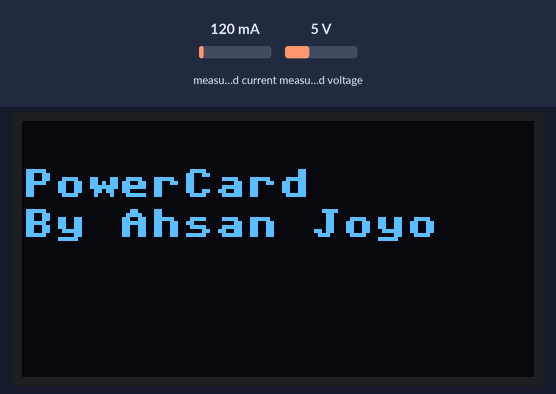
Simulated run of this program. Board: Raspberry Pi Pico running MicroPython. Shown: 128×64 one-colour display. The test bench sets the inputs (shaded band); at power-on: measured current 120 mA, measured voltage 5 V. Library files of the repository ran but are not shown: ssd1306.py.

Above: at 1.2 s.
1.3 s: measured current set to 500 mA
At 3.6 s:
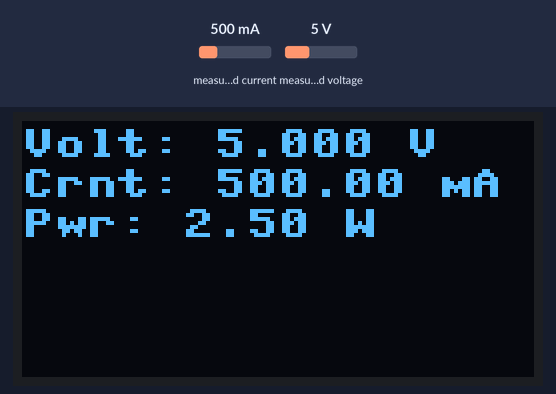
4.5 s: measured voltage set to 0.3 V
At 5.8 s:
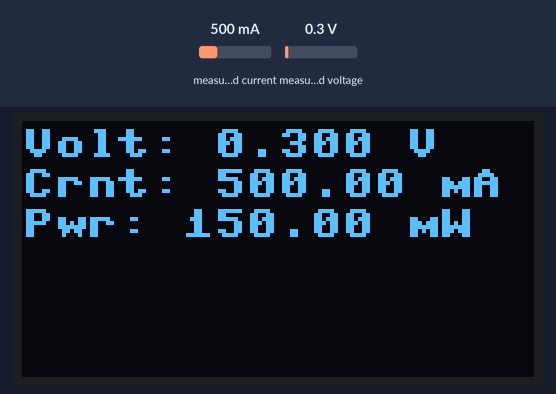
6.6 s: measured current set to 1000 mA
At 8.0 s:
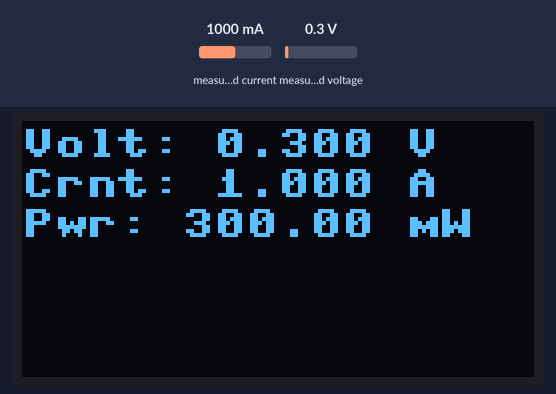
8.6 s: measured voltage set to 0.8 V
10.7 s: measured voltage set to 1.1 V
At 12.4 s:
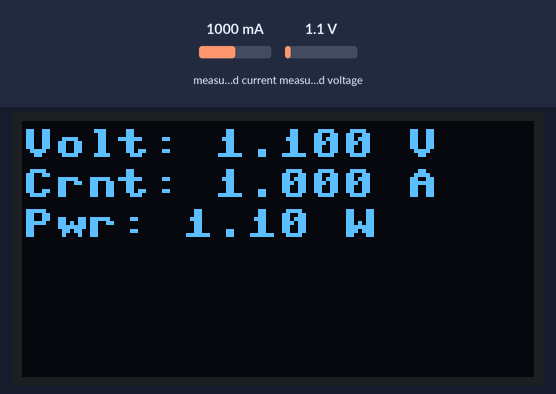
Timing chart, 0 to 13.7 s (numbered marks = the images above; inputs shaded):
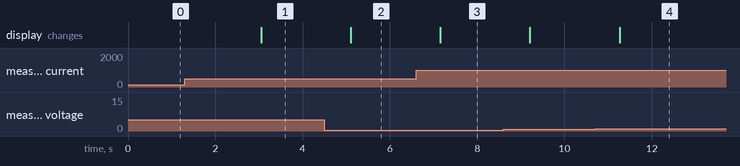

The program:

main.py
```python
# Import from library saved on Pico
from ina219 import INA219
from ssd1306 import SSD1306_I2C

# INA219 modules
import machine
from machine import Pin, I2C
import time

# Const addresses for I2C devices
I2C_ADDR = const(0x3c)
I2C_ADDR_INA = const(0x40) # note: 0x40 is default hardware I2C address for INA219

# SSD1306 screen initialization (400 khz)
i2c_ssd1306 = machine.I2C(0, sda=machine.Pin(0), scl=machine.Pin(1), freq=400000)
oled = SSD1306_I2C(128, 64, i2c_ssd1306, addr=I2C_ADDR) # <- change y-value based on your screen (32 or 64)

# INA219 sensor initialization (400khz)
i2c_ina219 = machine.I2C(0, sda=machine.Pin(0), scl=machine.Pin(1), freq=400000)
sensor = INA219(i2c_ina219, addr=I2C_ADDR_INA)
sensor.set_calibration_16V_400mA()

bootnum = 1 # counter for boot animation

#time.sleep(1.5) # delay for hardware firing, (omit?)

# Main Loop
while True:
    oled.fill(0)  # Wipe screen buffer clear

    if bootnum == 1:
            oled.text("PowerCard", 0, 12, 1)
            oled.text("By Ahsan Joyo", 0, 22, 1)
            oled.show()
            time.sleep(3)
            bootnum = 0
            oled.fill(0)
        # else statement? or will it cause unnecessary delay/computing?

    # Sensor data
    voltage = sensor.bus_voltage
    current_mA = sensor.current
    current_A = current_mA / 1000.0
    power_w = voltage * current_A
    power_mw = power_w * 1000.0

    # Display the sensor data on the OLED screen, first is text and data, second is oled positional data
    oled.text(f"Volt: {voltage:.3f} V", 0, 2, 1)

    # conditional branch to switch between mA or A based on current magnitude
    if current_A >= 1.0:
        oled.text(f"Crnt: {current_A:.3f} A", 0, 12, 1)
    else:
        oled.text(f"Crnt: {current_mA:.2f} mA", 0, 12, 1)

    # conditional branch to switch between mw or W based on power magnitude
    if power_w >= 1.0:
        oled.text(f"Pwr: {power_w:.2f} W", 0, 22, 1)
    else:
        oled.text(f"Pwr: {power_mw:.2f} mW", 0, 22, 1)

    # Push buffer to screen
    oled.show()

    # 1 second refresh rate for data parsing from INA219 and screen refresh rate
    time.sleep(1)
```

Measured:
- the behaviour switches between 0.9 and 1 V on measured voltage (found by bisection; images 3 and 4)
- after the input at 1.3 s, the display: changes after 1.8 s (image 1)
- after the input at 4.5 s, the display: changes after 0.61 s (image 2)
- after the input at 6.6 s, the display: changes after 0.56 s (image 3)
- after the input at 10.7 s, the display: changes after 0.56 s (image 4)
